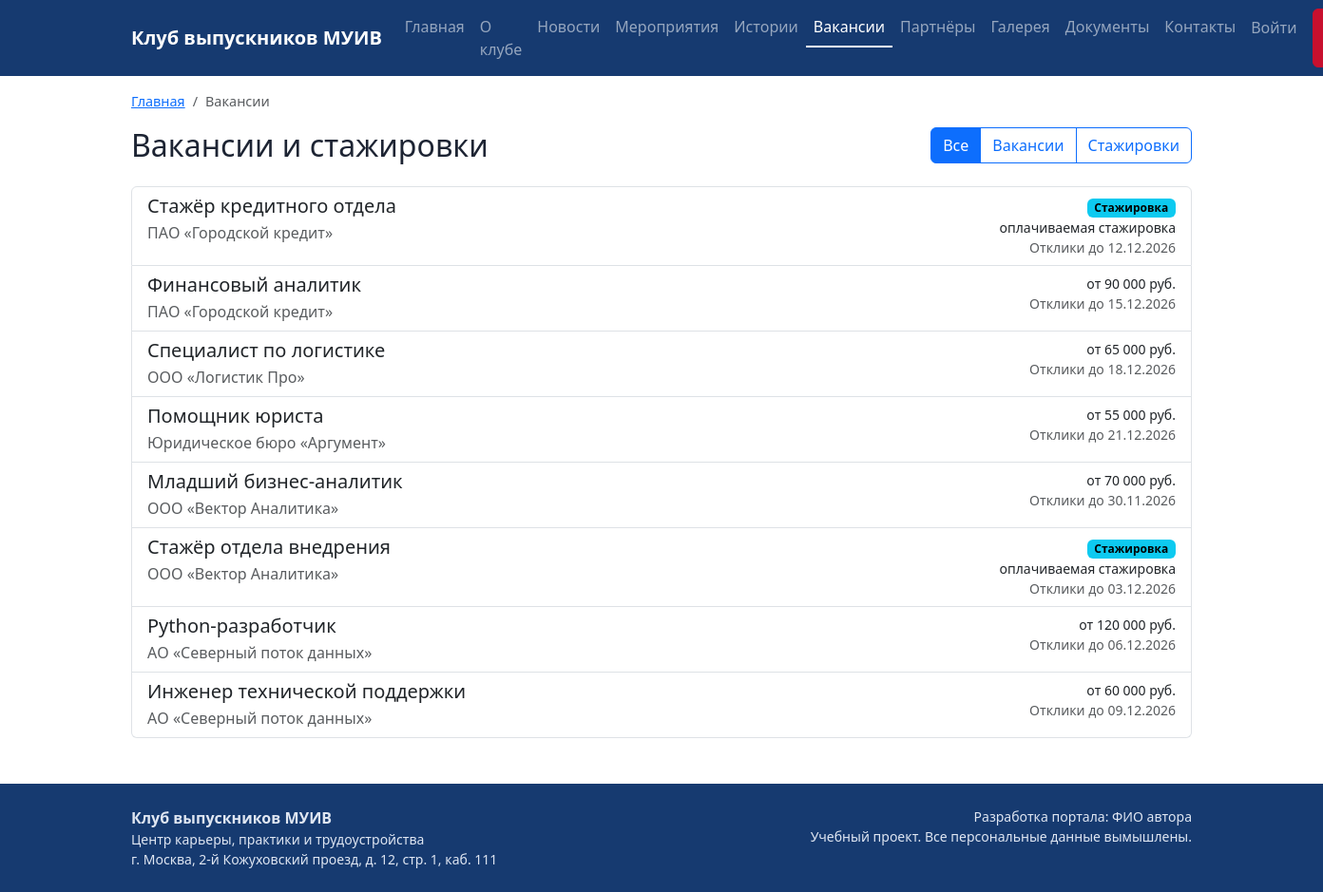
Page /vacancies/ on the committed database.
### vacancies/models.py (models this page shows, shortened)
class Vacancy(models.Model):
    partner = models.ForeignKey(Partner, on_delete=models.CASCADE, verbose_name="Партнёр",
                                related_name="vacancies")
    title = models.CharField("Название", max_length=200)
    description = models.TextField("Описание", blank=True)
    salary = models.CharField("Условия оплаты", max_length=100, blank=True)
    is_internship = models.BooleanField("Стажировка", default=False)
    closes_at = models.DateField("Дата окончания приёма откликов", null=True, blank=True)
    created_at = models.DateTimeField("Дата размещения", auto_now_add=True)
    class Meta:
        db_table = "vacancies"
        verbose_name = "Вакансия"
        verbose_name_plural = "Вакансии"
        ordering = ["-created_at"]
    @property
    def is_open(self):
        return self.closes_at is None or self.closes_at >= timezone.localdate()

class Partner(models.Model):
    name = models.CharField("Название", max_length=200, unique=True)
    description = models.TextField("Описание", blank=True)
    site = models.URLField("Сайт", blank=True)
    logo = models.ImageField("Логотип", upload_to="partners/", blank=True,
                             validators=[validate_image_file])
    class Meta:
        db_table = "partners"
        verbose_name = "Партнёр"
        verbose_name_plural = "Партнёры"
        ordering = ["name"]

### vacancies/views.py (the view)
# urls.py: path("vacancies/", views.vacancy_list, name="list"),
def vacancy_list(request):
    kind = request.GET.get("kind", "")
    vacancies = Vacancy.objects.select_related("partner")
    if kind == "internship":
        vacancies = vacancies.filter(is_internship=True)
    elif kind == "job":
        vacancies = vacancies.filter(is_internship=False)
    page = Paginator(vacancies, 8).get_page(request.GET.get("page"))
    return render(request, "vacancies/list.html", {
        "page": page,
        "kind": kind,
        "crumbs": crumbs("Вакансии"),
    })

### core/breadcrumbs.py (called while the page is built)
def crumbs(*items):
    result = []
    for item in items:
        if isinstance(item, str):
            result.append({"title": item, "url": None})
        else:
            title, route, *args = item
            result.append({"title": title, "url": reverse(route, args=args)})
    return result

### core/context_processors.py (called while the page is built)
def site(request):
    return {
        "menu": MENU,
        "portal_name": settings.PORTAL_NAME,
        "portal_author": settings.PORTAL_AUTHOR,
    }

### templates/vacancies/list.html (shortened to what this page needs)
{% extends "base.html" %}
{% block content %}
<div class="d-flex flex-column flex-md-row justify-content-between align-items-md-center gap-3 mb-4">
  <h1 class="h2 mb-0">Вакансии и стажировки</h1>
  <div class="btn-group" role="group" aria-label="Тип предложения">
    <a class="btn btn-outline-primary{% if not kind %} active{% endif %}" href="{% url 'vacancies:list' %}">Все</a>
    <a class="btn btn-outline-primary{% if kind == 'job' %} active{% endif %}" href="?kind=job">Вакансии</a>
    <a class="btn btn-outline-primary{% if kind == 'internship' %} active{% endif %}" href="?kind=internship">Стажировки</a>
  </div>
</div>
<div class="list-group">
  {% for vacancy in page %}
    <a class="list-group-item list-group-item-action" href="{% url 'vacancies:detail' vacancy.pk %}">
      <div class="d-flex flex-column flex-md-row justify-content-between">
        <div>
          <h2 class="h5 mb-1">{{ vacancy.title }}</h2>
          <div class="text-muted">{{ vacancy.partner.name }}</div>
        </div>
        <div class="text-md-end mt-2 mt-md-0">
          {% if vacancy.is_internship %}<span class="badge text-bg-info">Стажировка</span>{% endif %}
          <div class="small">{{ vacancy.salary }}</div>
          {% if vacancy.closes_at %}<div class="small text-muted">Отклики до {{ vacancy.closes_at|date:"d.m.Y" }}</div>{% endif %}
        </div>
      </div>
    </a>
  {% empty %}
    <p>Сейчас открытых предложений нет.</p>
  {% endfor %}
</div>
{% endblock %}

### templates/base.html (shortened to what this page needs)
{% load static %}<!doctype html>
<html lang="ru">
<head>
  <link href="https://cdn.jsdelivr.net/npm/bootstrap@5.3.3/dist/css/bootstrap.min.css" rel="stylesheet">
  <link href="{% static 'css/site.css' %}" rel="stylesheet">
</head>
<body class="d-flex flex-column min-vh-100">
<nav class="navbar navbar-expand-xl navbar-dark site-nav">
  <div class="container">
    <a class="navbar-brand fw-bold" href="{% url 'core:home' %}">{{ portal_name }}</a>
    <div class="collapse navbar-collapse" id="mainMenu">
      <ul class="navbar-nav me-auto">
        {% for title, route in menu %}
          {% url route as item_url %}
          <li class="nav-item">
            <a class="nav-link{% if request.path == item_url %} active{% endif %}" href="{{ item_url }}">{{ title }}</a>
          </li>
        {% endfor %}
      </ul>
      <ul class="navbar-nav">
        {% if user.is_authenticated %}
          <li class="nav-item"><a class="nav-link" href="{% url 'accounts:cabinet' %}">{{ user.email }}</a></li>
          <li class="nav-item">
            <form method="post" action="{% url 'accounts:logout' %}">{% csrf_token %}
              <button class="btn btn-link nav-link" type="submit">Выйти</button>
            </form>
          </li>
        {% else %}
          <li class="nav-item"><a class="nav-link" href="{% url 'accounts:login' %}">Войти</a></li>
          <li class="nav-item"><a class="btn btn-accent ms-xl-2" href="{% url 'club:join' %}">Вступить в клуб</a></li>
        {% endif %}
      </ul>
    </div>
  </div>
</nav>
<div class="container">
  <nav aria-label="Навигационная цепочка" class="mt-3">
    <ol class="breadcrumb">
      {% if crumbs %}
        <li class="breadcrumb-item"><a href="{% url 'core:home' %}">Главная</a></li>
        {% for crumb in crumbs %}
          {% if crumb.url %}
            <li class="breadcrumb-item"><a href="{{ crumb.url }}">{{ crumb.title }}</a></li>
          {% else %}
            <li class="breadcrumb-item active" aria-current="page">{{ crumb.title }}</li>
          {% endif %}
        {% endfor %}
      {% else %}
        <li class="breadcrumb-item active" aria-current="page">Главная</li>
      {% endif %}
    </ol>
  </nav>
</div>
<main class="container flex-grow-1 pb-5">
  {% block content %}{% endblock %}
</main>
<footer class="site-footer py-4 mt-auto">
  <div class="container d-flex flex-column flex-md-row justify-content-between gap-2">
    <div>
      <div class="fw-bold">{{ portal_name }}</div>
      <div class="small">Центр карьеры, практики и трудоустройства</div>
      <div class="small">г. Москва, 2-й Кожуховский проезд, д. 12, стр. 1, каб. 111</div>
    </div>
    <div class="small text-md-end">
      <div>Разработка портала: {{ portal_author }}</div>
      <div>Учебный проект. Все персональные данные вымышлены.</div>
    </div>
  </div>
</footer>
</body>
</html>

### static/css/site.css (style rules this page uses)
:root { --club-blue: #163a70; --club-red: #c8102e; --club-light: #f3f6fb; }
body { font-family: "Segoe UI", Roboto, Arial, sans-serif; color: #1d2433; }
.site-nav { background-color: var(--club-blue); }
.site-nav .nav-link.active { border-bottom: 2px solid #fff; }
.btn-accent { background-color: var(--club-red); border-color: var(--club-red); color: #fff; }
.breadcrumb { font-size: 0.9rem; }
h1, h2, h3 { color: var(--club-blue); }
.site-footer { background-color: var(--club-blue); color: #dfe6f2; }

### rows in the picture
Vacancy: title "Стажёр кредитного отдела", partner.name "ПАО «Городской кредит»", is_internship "Стажировка", salary "оплачиваемая стажировка", closes_at "12.12.2026"
Vacancy: title "Финансовый аналитик", partner.name "ПАО «Городской кредит»", salary "от 90 000 руб.", closes_at "15.12.2026"
Vacancy: title "Специалист по логистике", partner.name "ООО «Логистик Про»", salary "от 65 000 руб.", closes_at "18.12.2026"
Vacancy: title "Помощник юриста", partner.name "Юридическое бюро «Аргумент»", salary "от 55 000 руб.", closes_at "21.12.2026"
Vacancy: title "Младший бизнес-аналитик", partner.name "ООО «Вектор Аналитика»", salary "от 70 000 руб.", closes_at "30.11.2026"
Vacancy: title "Стажёр отдела внедрения", partner.name "ООО «Вектор Аналитика»", is_internship "Стажировка", salary "оплачиваемая стажировка", closes_at "03.12.2026"
Vacancy: title "Python-разработчик", partner.name "АО «Северный поток данных»", salary "от 120 000 руб.", closes_at "06.12.2026"
Vacancy: title "Инженер технической поддержки", partner.name "АО «Северный поток данных»", salary "от 60 000 руб.", closes_at "09.12.2026"

### other values in the picture
{{ portal_name }} "Клуб выпускников МУИВ"
{{ title }} "Главная" "О клубе" "Новости" "Мероприятия" "Истории" "Вакансии" "Партнёры" "Галерея" "Документы" "Контакты"
{{ crumb.title }} "Вакансии"
{{ portal_author }} "ФИО автора"
